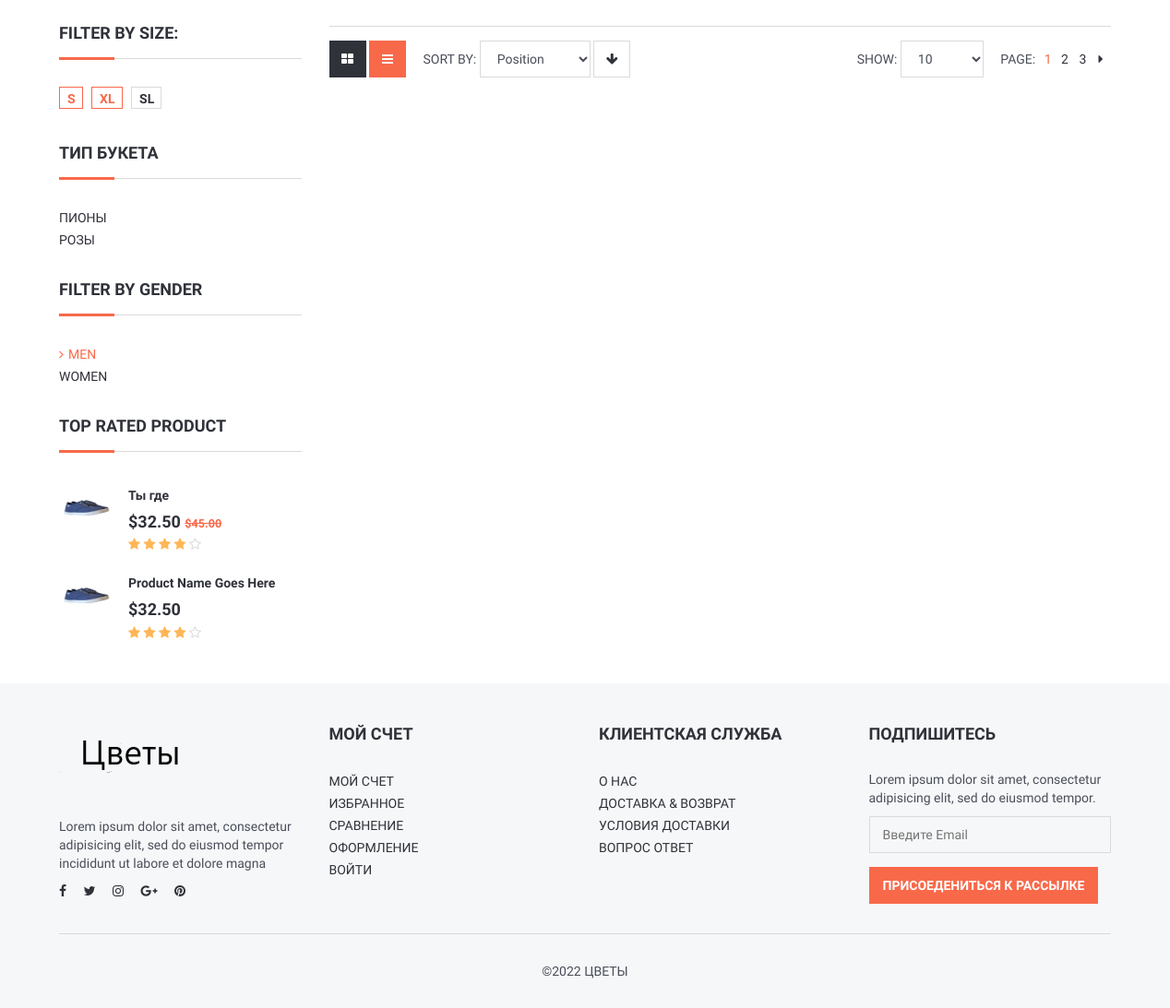
The page /flowers/2/ (lower part) on the database as committed earlier.
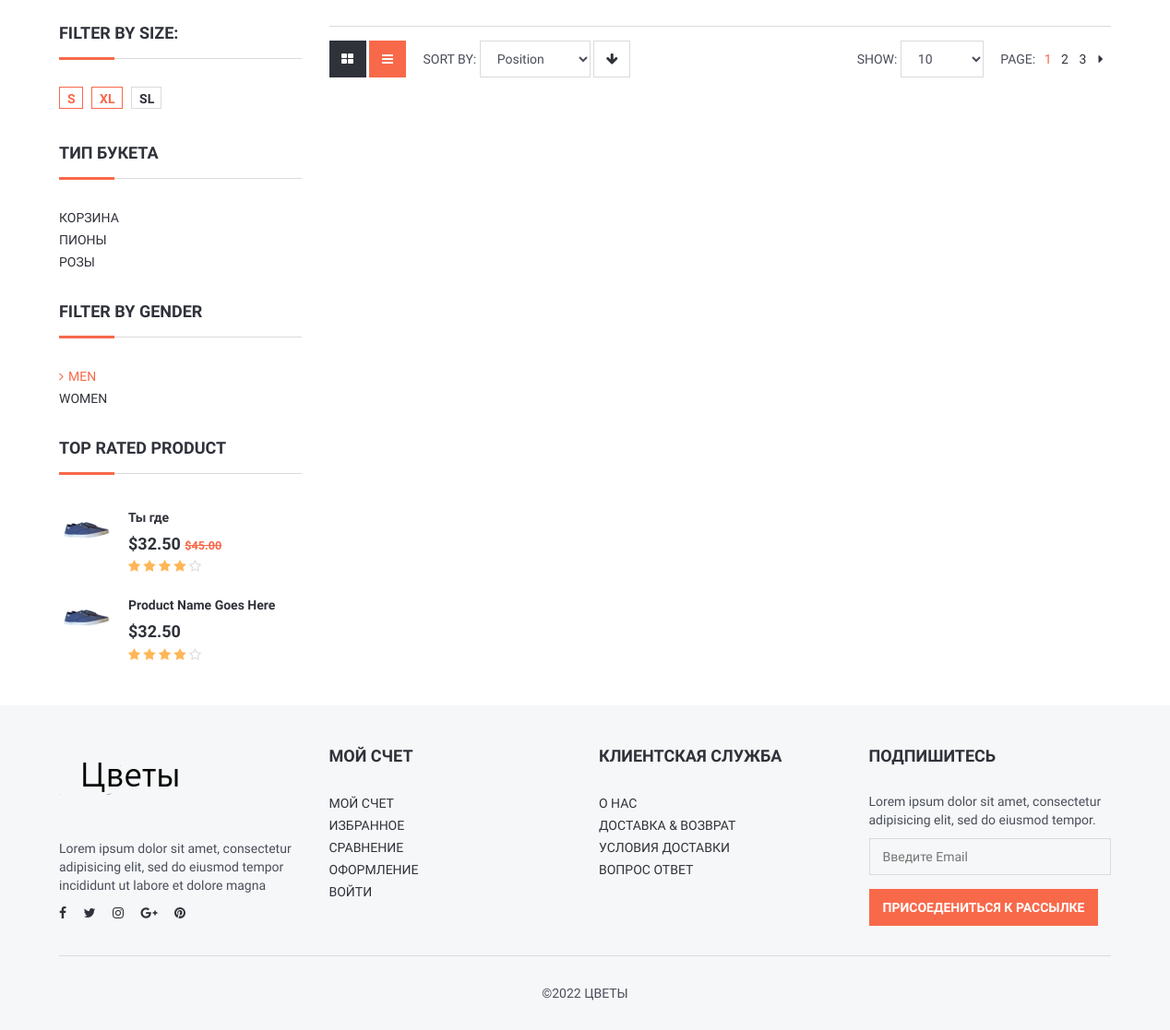
The same page on the database as committed later.
### api/models.py (models this page shows, shortened)
class Rubric(models.Model):
    name = models.CharField(max_length=20, db_index=True, verbose_name='Тип букета')
    class Meta:
        verbose_name_plural = 'Типы букетов'
        verbose_name        = 'Тип букета'
        ordering            = ['name']

### flowers/views.py (the view)
# urls.py: path('<int:rubric_id>/', by_rubric, name='by_rubric'),
def by_rubric(request, rubric_id):
    products    = Products.objects.filter(rubric=rubric_id)
    rubrics     = Rubric.objects.all()
    current_rubric = Rubric.objects.get(pk=rubric_id)
    context = {'products': products, 'rubrics': rubrics, 'current_rubric': current_rubric}
    return render(request, 'flowers/products.html', context)

### flowers/templates/flowers/products.html (shortened to what this page needs)
{% extends "layout/basic.html" %}
{% block content %}
	<div class="section">
		<div class="container">
			<div class="row">
				<div id="aside" class="col-md-3">
					<div class="aside">
						<h3 class="aside-title">Filter By Size:</h3>
						<ul class="size-option">
							<li class="active"><a href="#">S</a></li>
							<li class="active"><a href="#">XL</a></li>
							<li><a href="#">SL</a></li>
						</ul>
					</div>
					<div class="aside">
						<h3 class="aside-title">Тип букета</h3>
						<ul class="list-links">
							{% for rubric in rubrics %}
							<li><a href="{% url 'by_rubric' rubric.pk %}">{{ rubric.name }}</a></li>
							{% endfor %}
						</ul>
					</div>
					<div class="aside">
						<h3 class="aside-title">Filter by Gender</h3>
						<ul class="list-links">
							<li class="active"><a href="#">Men</a></li>
							<li><a href="#">Women</a></li>
						</ul>
					</div>
					<div class="aside">
						<h3 class="aside-title">Top Rated Product</h3>
						<div class="product product-widget">
							<div class="product-thumb">
								<img src="/static/img/thumb-product01.jpg" alt="">
							</div>
							<div class="product-body">
								<h2 class="product-name"><a href="#">Ты где</a></h2>
								<h3 class="product-price">$32.50 <del class="product-old-price">$45.00</del></h3>
								<div class="product-rating">
									<i class="fa fa-star"></i>
									<i class="fa fa-star"></i>
									<i class="fa fa-star"></i>
									<i class="fa fa-star"></i>
									<i class="fa fa-star-o empty"></i>
								</div>
							</div>
						</div>
						<div class="product product-widget">
							<div class="product-thumb">
								<img src="/static/img/thumb-product01.jpg" alt="">
							</div>
							<div class="product-body">
								<h2 class="product-name"><a href="#">Product Name Goes Here</a></h2>
								<h3 class="product-price">$32.50</h3>
								<div class="product-rating">
									<i class="fa fa-star"></i>
									<i class="fa fa-star"></i>
									<i class="fa fa-star"></i>
									<i class="fa fa-star"></i>
									<i class="fa fa-star-o empty"></i>
								</div>
							</div>
						</div>
					</div>
				</div>
				<div id="main" class="col-md-9">
					<div id="store">
					</div>
					<div class="store-filter clearfix">
						<div class="pull-left">
							<div class="row-filter">
								<a href="#"><i class="fa fa-th-large"></i></a>
								<a href="#" class="active"><i class="fa fa-bars"></i></a>
							</div>
							<div class="sort-filter">
								<span class="text-uppercase">Sort By:</span>
								<select class="input">
										<option value="0">Position</option>
									</select>
								<a href="#" class="main-btn icon-btn"><i class="fa fa-arrow-down"></i></a>
							</div>
						</div>
						<div class="pull-right">
							<div class="page-filter">
								<span class="text-uppercase">Show:</span>
								<select class="input">
										<option value="0">10</option>
									</select>
							</div>
							<ul class="store-pages">
								<li><span class="text-uppercase">Page:</span></li>
								<li class="active">1</li>
								<li><a href="#">2</a></li>
								<li><a href="#">3</a></li>
								<li><a href="#"><i class="fa fa-caret-right"></i></a></li>
							</ul>
						</div>
					</div>
				</div>
			</div>
		</div>
	</div>
	{% endblock %}

Rows that differ between the two databases and show on the page:
added Rubric: name "КОРЗИНА"
